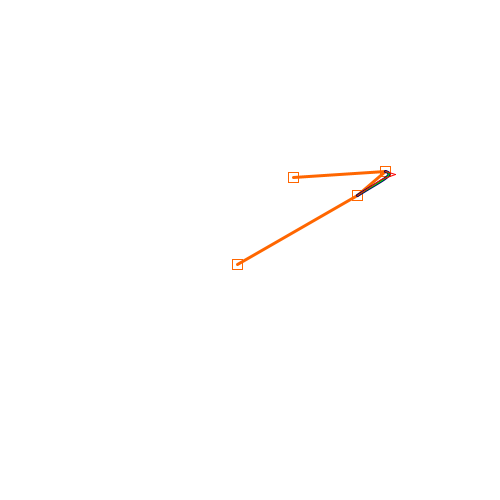
Frame 1 (no input)
Frame 60 (the mouse pressed at the canvas centre just before this capture): identical to frame 1, image omitted
Frame 120 (the mouse held since frame 60 and released just before this capture): identical to frame 1, image omitted

The Processing sketch that drew this single still picture (run headless with seeded random() and noise(); from frame 60 on, the mouse is pressed at the canvas centre):

// Processing sketch: CatmullRom
// ── CatmullRom.pde
/* draw a Catmull-Rom curve
 * with control points (orange) and the equivalent Bezier control polygon (red)
 */
 
PVector[] CRpts = new PVector[4] ;
PVector[] Bezpts = new PVector[4] ;
float epsilon = 10 ;
int selectedPoint = 0 ;
boolean pointSelected = false ;

void setup(){
  size(500,500);
  for( int i=0; i < 4; i++ ){
    CRpts[i]=new PVector( random(100,400), random(100,400) ) ;
    Bezpts[i]=new PVector( 0,0 ) ;
  }
}

void draw() {
  // work out the Bezier control polygon that draws the same curve as the Catmull-Rom control points - see slides 116-117 (2016 notes) 
  Bezpts[0].set( CRpts[1] ) ;
  Bezpts[1].set( PVector.add( CRpts[1], PVector.mult( PVector.sub( CRpts[2], CRpts[0] ), 1/6.0 ) ) ) ;
  Bezpts[2].set( PVector.add( CRpts[2], PVector.mult( PVector.sub( CRpts[1], CRpts[3] ), 1/6.0 ) ) ) ;
  Bezpts[3].set( CRpts[2] ) ;
  
  background(255) ;
  noFill();
  stroke(255,102,0); // orange lines
  
  // draw Catmull-Rom control points and control polygon
  strokeWeight( 3 );
  for( int i=0 ; i<3 ; i++ ) {
    line( CRpts[i].x, CRpts[i].y, CRpts[i+1].x, CRpts[i+1].y ) ;
  }
  strokeWeight( 1 ) ;
  for( int i=0 ; i<4 ; i++ ) {
    rect( CRpts[i].x - epsilon/2, CRpts[i].y - epsilon/2, epsilon, epsilon ) ;
  }
  // draw Catmull-Rom cubic curve
  strokeWeight( 3 ) ;
  stroke(0,0,102); // blue Catmull-Rom
  curve( CRpts[0].x, CRpts[0].y, CRpts[1].x, CRpts[1].y, CRpts[2].x, CRpts[2].y, CRpts[3].x, CRpts[3].y ) ;

  // draw Bezier cubic curve, to demonstrate that they truly are the same curve
  strokeWeight( 1 ) ;
  stroke(0,255,0); // green Bezier
  bezier( Bezpts[0].x, Bezpts[0].y, Bezpts[1].x, Bezpts[1].y, Bezpts[2].x, Bezpts[2].y, Bezpts[3].x, Bezpts[3].y ) ;
  
  // draw Bezier control polygon
  noFill();
  stroke(255,0,0); // red lines
  strokeWeight( 1 );
  for( int i=0 ; i<3 ; i++ ) {
    line( Bezpts[i].x, Bezpts[i].y, Bezpts[i+1].x, Bezpts[i+1].y ) ;
  }
}

void mousePressed(){
  PVector mpos = new PVector( mouseX, mouseY ) ;
  for( int i=0 ; i<4 ; i++ ) {
    if( CRpts[i].dist( mpos ) < epsilon ) {
        selectedPoint = i ;
        pointSelected = true ;
        return ;
    }
  }
  pointSelected = false ;
}


void mouseDragged() {
  PVector deltaPos = new PVector( mouseX-pmouseX, mouseY-pmouseY ) ;
  if( pointSelected ) {
    CRpts[selectedPoint].add( deltaPos ) ;
  }
}
